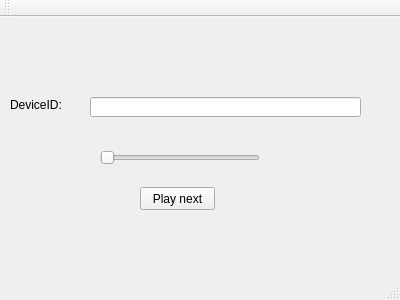
<?xml version="1.0" encoding="UTF-8"?>
<ui version="4.0">
 <class>MainWindow</class>
 <widget class="QMainWindow" name="MainWindow">
  <property name="geometry">
   <rect>
    <x>0</x>
    <y>0</y>
    <width>400</width>
    <height>300</height>
   </rect>
  </property>
  <property name="windowTitle">
   <string>MainWindow</string>
  </property>
  <widget class="QWidget" name="centralWidget">
   <widget class="QPushButton" name="pushButton">
    <property name="geometry">
     <rect>
      <x>140</x>
      <y>170</y>
      <width>75</width>
      <height>23</height>
     </rect>
    </property>
    <property name="text">
     <string>Play next</string>
    </property>
   </widget>
   <widget class="QLabel" name="lblDevID">
    <property name="geometry">
     <rect>
      <x>10</x>
      <y>80</y>
      <width>61</width>
      <height>16</height>
     </rect>
    </property>
    <property name="text">
     <string>DeviceID:</string>
    </property>
   </widget>
   <widget class="QSlider" name="sliderProgress">
    <property name="geometry">
     <rect>
      <x>100</x>
      <y>130</y>
      <width>160</width>
      <height>22</height>
     </rect>
    </property>
    <property name="orientation">
     <enum>Qt::Horizontal</enum>
    </property>
   </widget>
   <widget class="QLineEdit" name="editDevID">
    <property name="geometry">
     <rect>
      <x>90</x>
      <y>80</y>
      <width>271</width>
      <height>20</height>
     </rect>
    </property>
    <property name="readOnly">
     <bool>true</bool>
    </property>
   </widget>
  </widget>
  <widget class="QMenuBar" name="menuBar">
   <property name="geometry">
    <rect>
     <x>0</x>
     <y>0</y>
     <width>400</width>
     <height>27</height>
    </rect>
   </property>
  </widget>
  <widget class="QToolBar" name="mainToolBar">
   <attribute name="toolBarArea">
    <enum>TopToolBarArea</enum>
   </attribute>
   <attribute name="toolBarBreak">
    <bool>false</bool>
   </attribute>
  </widget>
  <widget class="QStatusBar" name="statusBar"/>
 </widget>
 <layoutdefault spacing="6" margin="11"/>
 <resources/>
 <connections/>
</ui>
